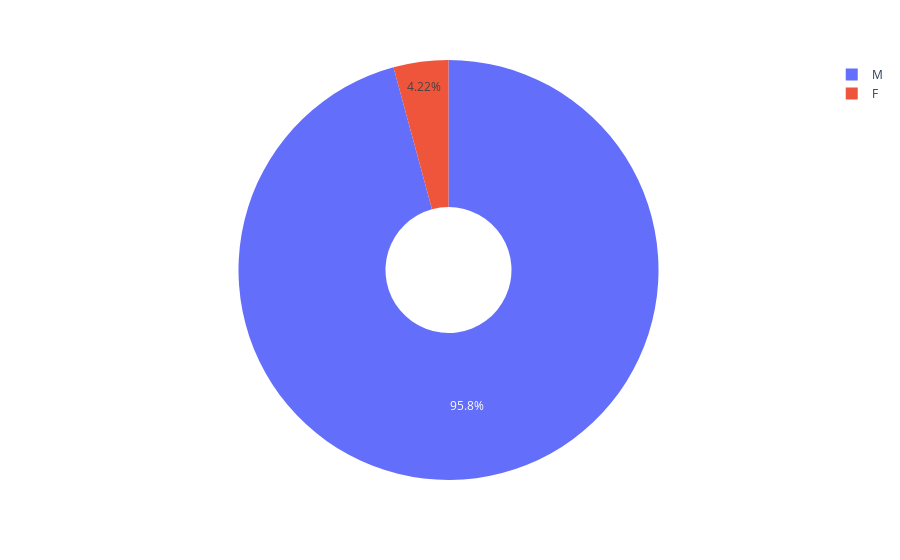

The cell this chart's notebook holds for it:
### Markdown cell above
# Create a Chart Comparing the Total Number of Deaths of Men and Women

Use `df_fatalities` to illustrate how many more men are killed compared to women.

### Code cell
temp = dfs["df_fatalities"].copy()
# temp.head()

temp["count"] = 1
temp = temp[["gender","count"]].groupby("gender").sum().reset_index()

# temp.head()

fig = px.pie(
    temp, 
    values='count', 
    names='gender',
    height=300,
    hole=0.3
    )
fig.show()

### Figure 1 — Plotly figure (JSON) as saved in the notebook; plotly's stock layout.template omitted (floating-point values rounded to 4 significant figures)
{"data": [{"domain": {"x": [0, 1], "y": [0, 1]}, "hole": 0.3, "hovertemplate": "gender=%{label}<br>count=%{value}<extra></extra>", "labels": ["F", "M"], "legendgroup": "", "name": "", "showlegend": true, "type": "pie", "values": [107, 2428]}], "layout": {"autosize": true, "legend": {"tracegroupgap": 0}, "margin": {"t": 60}}}
